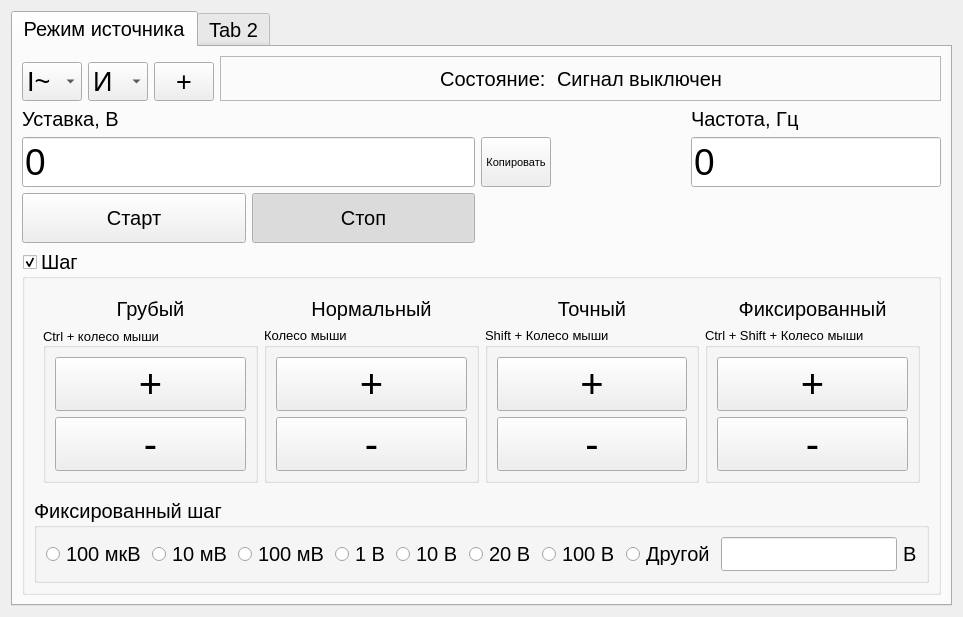
<?xml version="1.0" encoding="UTF-8"?>
<ui version="4.0">
 <class>MainForm</class>
 <widget class="QWidget" name="MainForm">
  <property name="geometry">
   <rect>
    <x>0</x>
    <y>0</y>
    <width>824</width>
    <height>602</height>
   </rect>
  </property>
  <property name="sizePolicy">
   <sizepolicy hsizetype="Preferred" vsizetype="Fixed">
    <horstretch>0</horstretch>
    <verstretch>0</verstretch>
   </sizepolicy>
  </property>
  <property name="windowTitle">
   <string>N4-24 ПК</string>
  </property>
  <property name="styleSheet">
   <string notr="true"/>
  </property>
  <layout class="QGridLayout" name="gridLayout_2">
   <property name="sizeConstraint">
    <enum>QLayout::SetFixedSize</enum>
   </property>
   <item row="0" column="0">
    <widget class="QTabWidget" name="tabWidget">
     <property name="sizePolicy">
      <sizepolicy hsizetype="Expanding" vsizetype="Fixed">
       <horstretch>0</horstretch>
       <verstretch>0</verstretch>
      </sizepolicy>
     </property>
     <property name="font">
      <font>
       <pointsize>15</pointsize>
      </font>
     </property>
     <property name="currentIndex">
      <number>0</number>
     </property>
     <widget class="QWidget" name="tab">
      <attribute name="title">
       <string>Режим источника</string>
      </attribute>
      <layout class="QVBoxLayout" name="verticalLayout">
       <item>
        <layout class="QGridLayout" name="gridLayout">
         <item row="3" column="0" colspan="3">
          <widget class="QLineEdit" name="lineEdit_2">
           <property name="sizePolicy">
            <sizepolicy hsizetype="Preferred" vsizetype="Fixed">
             <horstretch>0</horstretch>
             <verstretch>0</verstretch>
            </sizepolicy>
           </property>
           <property name="minimumSize">
            <size>
             <width>0</width>
             <height>0</height>
            </size>
           </property>
           <property name="maximumSize">
            <size>
             <width>16777215</width>
             <height>16777215</height>
            </size>
           </property>
           <property name="font">
            <font>
             <pointsize>28</pointsize>
            </font>
           </property>
           <property name="text">
            <string>0</string>
           </property>
           <property name="maxLength">
            <number>20</number>
           </property>
           <property name="clearButtonEnabled">
            <bool>false</bool>
           </property>
          </widget>
         </item>
         <item row="3" column="5">
          <widget class="QLineEdit" name="lineEdit_3">
           <property name="sizePolicy">
            <sizepolicy hsizetype="Maximum" vsizetype="Fixed">
             <horstretch>0</horstretch>
             <verstretch>0</verstretch>
            </sizepolicy>
           </property>
           <property name="minimumSize">
            <size>
             <width>0</width>
             <height>0</height>
            </size>
           </property>
           <property name="maximumSize">
            <size>
             <width>250</width>
             <height>16777215</height>
            </size>
           </property>
           <property name="font">
            <font>
             <pointsize>28</pointsize>
            </font>
           </property>
           <property name="text">
            <string>0</string>
           </property>
           <property name="maxLength">
            <number>20</number>
           </property>
           <property name="echoMode">
            <enum>QLineEdit::Normal</enum>
           </property>
           <property name="alignment">
            <set>Qt::AlignLeading|Qt::AlignLeft|Qt::AlignVCenter</set>
           </property>
           <property name="cursorMoveStyle">
            <enum>Qt::LogicalMoveStyle</enum>
           </property>
           <property name="clearButtonEnabled">
            <bool>false</bool>
           </property>
          </widget>
         </item>
         <item row="2" column="5">
          <widget class="QLabel" name="label_10">
           <property name="font">
            <font>
             <pointsize>15</pointsize>
            </font>
           </property>
           <property name="text">
            <string>Частота, Гц</string>
           </property>
          </widget>
         </item>
         <item row="4" column="0" colspan="3">
          <layout class="QHBoxLayout" name="horizontalLayout_4">
           <item>
            <widget class="QPushButton" name="pushButton_19">
             <property name="minimumSize">
              <size>
               <width>0</width>
               <height>50</height>
              </size>
             </property>
             <property name="font">
              <font>
               <pointsize>15</pointsize>
              </font>
             </property>
             <property name="text">
              <string>Старт</string>
             </property>
             <property name="checkable">
              <bool>true</bool>
             </property>
             <property name="autoExclusive">
              <bool>true</bool>
             </property>
            </widget>
           </item>
           <item>
            <widget class="QPushButton" name="pushButton_20">
             <property name="minimumSize">
              <size>
               <width>0</width>
               <height>50</height>
              </size>
             </property>
             <property name="font">
              <font>
               <pointsize>15</pointsize>
              </font>
             </property>
             <property name="text">
              <string>Стоп</string>
             </property>
             <property name="checkable">
              <bool>true</bool>
             </property>
             <property name="checked">
              <bool>true</bool>
             </property>
             <property name="autoExclusive">
              <bool>true</bool>
             </property>
            </widget>
           </item>
          </layout>
         </item>
         <item row="1" column="0">
          <layout class="QHBoxLayout" name="horizontalLayout_5">
           <item>
            <widget class="QComboBox" name="comboBox_2">
             <property name="sizePolicy">
              <sizepolicy hsizetype="Minimum" vsizetype="Fixed">
               <horstretch>0</horstretch>
               <verstretch>0</verstretch>
              </sizepolicy>
             </property>
             <property name="minimumSize">
              <size>
               <width>60</width>
               <height>0</height>
              </size>
             </property>
             <property name="maximumSize">
              <size>
               <width>60</width>
               <height>16777215</height>
              </size>
             </property>
             <property name="font">
              <font>
               <pointsize>20</pointsize>
              </font>
             </property>
             <property name="focusPolicy">
              <enum>Qt::WheelFocus</enum>
             </property>
             <property name="sizeAdjustPolicy">
              <enum>QComboBox::AdjustToContentsOnFirstShow</enum>
             </property>
             <item>
              <property name="text">
               <string>I~</string>
              </property>
             </item>
             <item>
              <property name="text">
               <string>U~</string>
              </property>
             </item>
             <item>
              <property name="text">
               <string>I=</string>
              </property>
             </item>
             <item>
              <property name="text">
               <string>U=</string>
              </property>
             </item>
            </widget>
           </item>
           <item>
            <widget class="QComboBox" name="comboBox">
             <property name="sizePolicy">
              <sizepolicy hsizetype="Minimum" vsizetype="Fixed">
               <horstretch>0</horstretch>
               <verstretch>0</verstretch>
              </sizepolicy>
             </property>
             <property name="minimumSize">
              <size>
               <width>60</width>
               <height>0</height>
              </size>
             </property>
             <property name="maximumSize">
              <size>
               <width>60</width>
               <height>16777215</height>
              </size>
             </property>
             <property name="font">
              <font>
               <pointsize>20</pointsize>
              </font>
             </property>
             <item>
              <property name="text">
               <string>И</string>
              </property>
             </item>
             <item>
              <property name="text">
               <string>Ф</string>
              </property>
             </item>
             <item>
              <property name="text">
               <string>Р</string>
              </property>
             </item>
            </widget>
           </item>
           <item>
            <widget class="QPushButton" name="pushButton">
             <property name="sizePolicy">
              <sizepolicy hsizetype="Minimum" vsizetype="Fixed">
               <horstretch>0</horstretch>
               <verstretch>0</verstretch>
              </sizepolicy>
             </property>
             <property name="minimumSize">
              <size>
               <width>60</width>
               <height>0</height>
              </size>
             </property>
             <property name="maximumSize">
              <size>
               <width>60</width>
               <height>16777215</height>
              </size>
             </property>
             <property name="font">
              <font>
               <pointsize>20</pointsize>
              </font>
             </property>
             <property name="text">
              <string>+</string>
             </property>
             <property name="checkable">
              <bool>true</bool>
             </property>
             <property name="checked">
              <bool>false</bool>
             </property>
             <property name="flat">
              <bool>false</bool>
             </property>
            </widget>
           </item>
          </layout>
         </item>
         <item row="2" column="0" colspan="3">
          <widget class="QLabel" name="label_9">
           <property name="font">
            <font>
             <pointsize>15</pointsize>
            </font>
           </property>
           <property name="text">
            <string>Уставка, В</string>
           </property>
          </widget>
         </item>
         <item row="3" column="3">
          <widget class="QPushButton" name="pushButton_18">
           <property name="sizePolicy">
            <sizepolicy hsizetype="Maximum" vsizetype="Maximum">
             <horstretch>0</horstretch>
             <verstretch>0</verstretch>
            </sizepolicy>
           </property>
           <property name="maximumSize">
            <size>
             <width>70</width>
             <height>50</height>
            </size>
           </property>
           <property name="font">
            <font>
             <pointsize>8</pointsize>
            </font>
           </property>
           <property name="text">
            <string>Копировать</string>
           </property>
          </widget>
         </item>
         <item row="0" column="1" rowspan="2" colspan="5">
          <widget class="QFrame" name="frame_2">
           <property name="frameShape">
            <enum>QFrame::StyledPanel</enum>
           </property>
           <property name="frameShadow">
            <enum>QFrame::Plain</enum>
           </property>
           <layout class="QHBoxLayout" name="horizontalLayout_3">
            <item>
             <spacer name="horizontalSpacer_5">
              <property name="orientation">
               <enum>Qt::Horizontal</enum>
              </property>
              <property name="sizeHint" stdset="0">
               <size>
                <width>40</width>
                <height>20</height>
               </size>
              </property>
             </spacer>
            </item>
            <item>
             <widget class="QLabel" name="label_14">
              <property name="sizePolicy">
               <sizepolicy hsizetype="Maximum" vsizetype="Preferred">
                <horstretch>0</horstretch>
                <verstretch>0</verstretch>
               </sizepolicy>
              </property>
              <property name="font">
               <font>
                <pointsize>15</pointsize>
               </font>
              </property>
              <property name="text">
               <string>Состояние: </string>
              </property>
              <property name="alignment">
               <set>Qt::AlignRight|Qt::AlignTrailing|Qt::AlignVCenter</set>
              </property>
             </widget>
            </item>
            <item>
             <widget class="QLabel" name="label_15">
              <property name="sizePolicy">
               <sizepolicy hsizetype="Maximum" vsizetype="Preferred">
                <horstretch>0</horstretch>
                <verstretch>0</verstretch>
               </sizepolicy>
              </property>
              <property name="font">
               <font>
                <pointsize>15</pointsize>
               </font>
              </property>
              <property name="text">
               <string>Сигнал выключен</string>
              </property>
             </widget>
            </item>
            <item>
             <spacer name="horizontalSpacer_6">
              <property name="orientation">
               <enum>Qt::Horizontal</enum>
              </property>
              <property name="sizeHint" stdset="0">
               <size>
                <width>40</width>
                <height>20</height>
               </size>
              </property>
             </spacer>
            </item>
           </layout>
          </widget>
         </item>
         <item row="3" column="4">
          <spacer name="horizontalSpacer_2">
           <property name="font">
            <font>
             <pointsize>15</pointsize>
            </font>
           </property>
           <property name="orientation">
            <enum>Qt::Horizontal</enum>
           </property>
           <property name="sizeType">
            <enum>QSizePolicy::Fixed</enum>
           </property>
           <property name="sizeHint" stdset="0">
            <size>
             <width>40</width>
             <height>20</height>
            </size>
           </property>
          </spacer>
         </item>
        </layout>
       </item>
       <item>
        <widget class="QGroupBox" name="groupBox">
         <property name="minimumSize">
          <size>
           <width>0</width>
           <height>0</height>
          </size>
         </property>
         <property name="font">
          <font>
           <pointsize>15</pointsize>
          </font>
         </property>
         <property name="title">
          <string>Шаг</string>
         </property>
         <property name="checkable">
          <bool>true</bool>
         </property>
         <property name="checked">
          <bool>true</bool>
         </property>
         <layout class="QGridLayout" name="gridLayout_5">
          <item row="1" column="0">
           <widget class="QGroupBox" name="horizontalGroupBox">
            <property name="minimumSize">
             <size>
              <width>0</width>
              <height>0</height>
             </size>
            </property>
            <property name="title">
             <string>Фиксированный шаг</string>
            </property>
            <layout class="QHBoxLayout" name="horizontalLayout">
             <property name="sizeConstraint">
              <enum>QLayout::SetDefaultConstraint</enum>
             </property>
             <item>
              <widget class="QRadioButton" name="radioButton_11">
               <property name="sizePolicy">
                <sizepolicy hsizetype="Minimum" vsizetype="Expanding">
                 <horstretch>0</horstretch>
                 <verstretch>0</verstretch>
                </sizepolicy>
               </property>
               <property name="minimumSize">
                <size>
                 <width>0</width>
                 <height>0</height>
                </size>
               </property>
               <property name="font">
                <font>
                 <pointsize>15</pointsize>
                </font>
               </property>
               <property name="text">
                <string>100 мкВ</string>
               </property>
               <property name="checkable">
                <bool>true</bool>
               </property>
               <property name="autoExclusive">
                <bool>true</bool>
               </property>
              </widget>
             </item>
             <item>
              <widget class="QRadioButton" name="radioButton_16">
               <property name="sizePolicy">
                <sizepolicy hsizetype="Minimum" vsizetype="Expanding">
                 <horstretch>0</horstretch>
                 <verstretch>0</verstretch>
                </sizepolicy>
               </property>
               <property name="minimumSize">
                <size>
                 <width>0</width>
                 <height>0</height>
                </size>
               </property>
               <property name="font">
                <font>
                 <pointsize>15</pointsize>
                </font>
               </property>
               <property name="text">
                <string>10 мВ</string>
               </property>
               <property name="checkable">
                <bool>true</bool>
               </property>
               <property name="autoExclusive">
                <bool>true</bool>
               </property>
              </widget>
             </item>
             <item>
              <widget class="QRadioButton" name="radioButton_15">
               <property name="sizePolicy">
                <sizepolicy hsizetype="Minimum" vsizetype="Expanding">
                 <horstretch>0</horstretch>
                 <verstretch>0</verstretch>
                </sizepolicy>
               </property>
               <property name="minimumSize">
                <size>
                 <width>0</width>
                 <height>0</height>
                </size>
               </property>
               <property name="font">
                <font>
                 <pointsize>15</pointsize>
                </font>
               </property>
               <property name="text">
                <string>100 мВ</string>
               </property>
               <property name="checkable">
                <bool>true</bool>
               </property>
               <property name="autoExclusive">
                <bool>true</bool>
               </property>
              </widget>
             </item>
             <item>
              <widget class="QRadioButton" name="radioButton_14">
               <property name="sizePolicy">
                <sizepolicy hsizetype="Minimum" vsizetype="Expanding">
                 <horstretch>0</horstretch>
                 <verstretch>0</verstretch>
                </sizepolicy>
               </property>
               <property name="minimumSize">
                <size>
                 <width>0</width>
                 <height>0</height>
                </size>
               </property>
               <property name="font">
                <font>
                 <pointsize>15</pointsize>
                </font>
               </property>
               <property name="text">
                <string>1 В</string>
               </property>
               <property name="checkable">
                <bool>true</bool>
               </property>
               <property name="autoExclusive">
                <bool>true</bool>
               </property>
              </widget>
             </item>
             <item>
              <widget class="QRadioButton" name="radioButton_13">
               <property name="sizePolicy">
                <sizepolicy hsizetype="Minimum" vsizetype="Expanding">
                 <horstretch>0</horstretch>
                 <verstretch>0</verstretch>
                </sizepolicy>
               </property>
               <property name="minimumSize">
                <size>
                 <width>0</width>
                 <height>0</height>
                </size>
               </property>
               <property name="font">
                <font>
                 <pointsize>15</pointsize>
                </font>
               </property>
               <property name="text">
                <string>10 В</string>
               </property>
               <property name="checkable">
                <bool>true</bool>
               </property>
               <property name="autoExclusive">
                <bool>true</bool>
               </property>
              </widget>
             </item>
             <item>
              <widget class="QRadioButton" name="radioButton_12">
               <property name="sizePolicy">
                <sizepolicy hsizetype="Minimum" vsizetype="Expanding">
                 <horstretch>0</horstretch>
                 <verstretch>0</verstretch>
                </sizepolicy>
               </property>
               <property name="minimumSize">
                <size>
                 <width>0</width>
                 <height>0</height>
                </size>
               </property>
               <property name="font">
                <font>
                 <pointsize>15</pointsize>
                </font>
               </property>
               <property name="text">
                <string>20 В</string>
               </property>
               <property name="checkable">
                <bool>true</bool>
               </property>
               <property name="autoExclusive">
                <bool>true</bool>
               </property>
              </widget>
             </item>
             <item>
              <widget class="QRadioButton" name="radioButton_10">
               <property name="sizePolicy">
                <sizepolicy hsizetype="Minimum" vsizetype="Expanding">
                 <horstretch>0</horstretch>
                 <verstretch>0</verstretch>
                </sizepolicy>
               </property>
               <property name="minimumSize">
                <size>
                 <width>0</width>
                 <height>0</height>
                </size>
               </property>
               <property name="font">
                <font>
                 <pointsize>15</pointsize>
                </font>
               </property>
               <property name="text">
                <string>100 В</string>
               </property>
               <property name="checkable">
                <bool>true</bool>
               </property>
               <property name="autoExclusive">
                <bool>true</bool>
               </property>
              </widget>
             </item>
             <item>
              <widget class="QRadioButton" name="radioButton_17">
               <property name="sizePolicy">
                <sizepolicy hsizetype="Minimum" vsizetype="Expanding">
                 <horstretch>0</horstretch>
                 <verstretch>0</verstretch>
                </sizepolicy>
               </property>
               <property name="minimumSize">
                <size>
                 <width>0</width>
                 <height>0</height>
                </size>
               </property>
               <property name="font">
                <font>
                 <pointsize>15</pointsize>
                </font>
               </property>
               <property name="text">
                <string>Другой</string>
               </property>
               <property name="checkable">
                <bool>true</bool>
               </property>
               <property name="autoExclusive">
                <bool>true</bool>
               </property>
              </widget>
             </item>
             <item>
              <widget class="QLineEdit" name="lineEdit">
               <property name="sizePolicy">
                <sizepolicy hsizetype="Expanding" vsizetype="Expanding">
                 <horstretch>0</horstretch>
                 <verstretch>0</verstretch>
                </sizepolicy>
               </property>
               <property name="minimumSize">
                <size>
                 <width>76</width>
                 <height>0</height>
                </size>
               </property>
               <property name="font">
                <font>
                 <pointsize>15</pointsize>
                </font>
               </property>
              </widget>
             </item>
             <item>
              <widget class="QLabel" name="label_8">
               <property name="minimumSize">
                <size>
                 <width>12</width>
                 <height>0</height>
                </size>
               </property>
               <property name="font">
                <font>
                 <pointsize>15</pointsize>
                </font>
               </property>
               <property name="text">
                <string>В</string>
               </property>
              </widget>
             </item>
            </layout>
           </widget>
          </item>
          <item row="0" column="0">
           <widget class="QFrame" name="frame">
            <property name="minimumSize">
             <size>
              <width>0</width>
              <height>0</height>
             </size>
            </property>
            <property name="frameShape">
             <enum>QFrame::NoFrame</enum>
            </property>
            <property name="frameShadow">
             <enum>QFrame::Raised</enum>
            </property>
            <property name="lineWidth">
             <number>0</number>
            </property>
            <layout class="QGridLayout" name="gridLayout_4">
             <item row="1" column="1">
              <widget class="QLabel" name="label_5">
               <property name="minimumSize">
                <size>
                 <width>0</width>
                 <height>0</height>
                </size>
               </property>
               <property name="font">
                <font>
                 <pointsize>15</pointsize>
                </font>
               </property>
               <property name="text">
                <string>Нормальный</string>
               </property>
               <property name="alignment">
                <set>Qt::AlignCenter</set>
               </property>
              </widget>
             </item>
             <item row="2" column="0">
              <widget class="QGroupBox" name="groupBox_2">
               <property name="minimumSize">
                <size>
                 <width>0</width>
                 <height>0</height>
                </size>
               </property>
               <property name="font">
                <font>
                 <pointsize>10</pointsize>
                </font>
               </property>
               <property name="title">
                <string>Ctrl + колесо мыши</string>
               </property>
               <property name="alignment">
                <set>Qt::AlignLeading|Qt::AlignLeft|Qt::AlignVCenter</set>
               </property>
               <property name="checkable">
                <bool>false</bool>
               </property>
               <layout class="QVBoxLayout" name="verticalLayout_7">
                <item>
                 <widget class="QPushButton" name="pushButton_2">
                  <property name="sizePolicy">
                   <sizepolicy hsizetype="Preferred" vsizetype="Preferred">
                    <horstretch>0</horstretch>
                    <verstretch>0</verstretch>
                   </sizepolicy>
                  </property>
                  <property name="minimumSize">
                   <size>
                    <width>0</width>
                    <height>0</height>
                   </size>
                  </property>
                  <property name="font">
                   <font>
                    <pointsize>30</pointsize>
                   </font>
                  </property>
                  <property name="text">
                   <string>+</string>
                  </property>
                 </widget>
                </item>
                <item>
                 <widget class="QPushButton" name="pushButton_3">
                  <property name="sizePolicy">
                   <sizepolicy hsizetype="Preferred" vsizetype="Preferred">
                    <horstretch>0</horstretch>
                    <verstretch>0</verstretch>
                   </sizepolicy>
                  </property>
                  <property name="minimumSize">
                   <size>
                    <width>0</width>
                    <height>0</height>
                   </size>
                  </property>
                  <property name="font">
                   <font>
                    <pointsize>30</pointsize>
                   </font>
                  </property>
                  <property name="text">
                   <string>-</string>
                  </property>
                 </widget>
                </item>
               </layout>
              </widget>
             </item>
             <item row="2" column="2">
              <widget class="QGroupBox" name="groupBox_4">
               <property name="minimumSize">
                <size>
                 <width>0</width>
                 <height>0</height>
                </size>
               </property>
               <property name="font">
                <font>
                 <pointsize>10</pointsize>
                </font>
               </property>
               <property name="title">
                <string>Shift + Колесо мыши</string>
               </property>
               <layout class="QVBoxLayout" name="verticalLayout_4">
                <item>
                 <widget class="QPushButton" name="pushButton_6">
                  <property name="sizePolicy">
                   <sizepolicy hsizetype="Preferred" vsizetype="Preferred">
                    <horstretch>0</horstretch>
                    <verstretch>0</verstretch>
                   </sizepolicy>
                  </property>
                  <property name="minimumSize">
                   <size>
                    <width>0</width>
                    <height>0</height>
                   </size>
                  </property>
                  <property name="font">
                   <font>
                    <pointsize>30</pointsize>
                   </font>
                  </property>
                  <property name="text">
                   <string>+</string>
                  </property>
                 </widget>
                </item>
                <item>
                 <widget class="QPushButton" name="pushButton_7">
                  <property name="sizePolicy">
                   <sizepolicy hsizetype="Preferred" vsizetype="Preferred">
                    <horstretch>0</horstretch>
                    <verstretch>0</verstretch>
                   </sizepolicy>
                  </property>
                  <property name="minimumSize">
                   <size>
                    <width>0</width>
                    <height>0</height>
                   </size>
                  </property>
                  <property name="font">
                   <font>
                    <pointsize>30</pointsize>
                   </font>
                  </property>
                  <property name="text">
                   <string>-</string>
                  </property>
                 </widget>
                </item>
               </layout>
              </widget>
             </item>
             <item row="1" column="0">
              <widget class="QLabel" name="label_4">
               <property name="minimumSize">
                <size>
                 <width>0</width>
                 <height>0</height>
                </size>
               </property>
               <property name="font">
                <font>
                 <pointsize>15</pointsize>
                </font>
               </property>
               <property name="text">
                <string>Грубый</string>
               </property>
               <property name="alignment">
                <set>Qt::AlignCenter</set>
               </property>
              </widget>
             </item>
             <item row="2" column="1">
              <widget class="QGroupBox" name="groupBox_3">
               <property name="minimumSize">
                <size>
                 <width>0</width>
                 <height>0</height>
                </size>
               </property>
               <property name="font">
                <font>
                 <pointsize>10</pointsize>
                </font>
               </property>
               <property name="title">
                <string>Колесо мыши</string>
               </property>
               <layout class="QVBoxLayout" name="verticalLayout_3">
                <item>
                 <widget class="QPushButton" name="pushButton_4">
                  <property name="sizePolicy">
                   <sizepolicy hsizetype="Preferred" vsizetype="Preferred">
                    <horstretch>0</horstretch>
                    <verstretch>0</verstretch>
                   </sizepolicy>
                  </property>
                  <property name="minimumSize">
                   <size>
                    <width>0</width>
                    <height>0</height>
                   </size>
                  </property>
                  <property name="font">
                   <font>
                    <pointsize>30</pointsize>
                   </font>
                  </property>
                  <property name="text">
                   <string>+</string>
                  </property>
                 </widget>
                </item>
                <item>
                 <widget class="QPushButton" name="pushButton_5">
                  <property name="sizePolicy">
                   <sizepolicy hsizetype="Preferred" vsizetype="Preferred">
                    <horstretch>0</horstretch>
                    <verstretch>0</verstretch>
                   </sizepolicy>
                  </property>
                  <property name="minimumSize">
                   <size>
                    <width>0</width>
                    <height>0</height>
                   </size>
                  </property>
                  <property name="font">
                   <font>
                    <pointsize>30</pointsize>
                   </font>
                  </property>
                  <property name="text">
                   <string>-</string>
                  </property>
                 </widget>
                </item>
               </layout>
              </widget>
             </item>
             <item row="1" column="3">
              <widget class="QLabel" name="label_7">
               <property name="minimumSize">
                <size>
                 <width>0</width>
                 <height>0</height>
                </size>
               </property>
               <property name="font">
                <font>
                 <pointsize>15</pointsize>
                </font>
               </property>
               <property name="text">
                <string>Фиксированный</string>
               </property>
               <property name="alignment">
                <set>Qt::AlignCenter</set>
               </property>
              </widget>
             </item>
             <item row="1" column="2">
              <widget class="QLabel" name="label_6">
               <property name="minimumSize">
                <size>
                 <width>0</width>
                 <height>0</height>
                </size>
               </property>
               <property name="font">
                <font>
                 <pointsize>15</pointsize>
                </font>
               </property>
               <property name="text">
                <string>Точный</string>
               </property>
               <property name="alignment">
                <set>Qt::AlignCenter</set>
               </property>
              </widget>
             </item>
             <item row="2" column="3">
              <widget class="QGroupBox" name="groupBox_5">
               <property name="minimumSize">
                <size>
                 <width>0</width>
                 <height>0</height>
                </size>
               </property>
               <property name="font">
                <font>
                 <pointsize>10</pointsize>
                </font>
               </property>
               <property name="title">
                <string>Ctrl + Shift + Колесо мыши</string>
               </property>
               <layout class="QVBoxLayout" name="verticalLayout_5">
                <item>
                 <widget class="QPushButton" name="pushButton_8">
                  <property name="sizePolicy">
                   <sizepolicy hsizetype="Preferred" vsizetype="Preferred">
                    <horstretch>0</horstretch>
                    <verstretch>0</verstretch>
                   </sizepolicy>
                  </property>
                  <property name="minimumSize">
                   <size>
                    <width>0</width>
                    <height>0</height>
                   </size>
                  </property>
                  <property name="font">
                   <font>
                    <pointsize>30</pointsize>
                   </font>
                  </property>
                  <property name="text">
                   <string>+</string>
                  </property>
                 </widget>
                </item>
                <item>
                 <widget class="QPushButton" name="pushButton_9">
                  <property name="sizePolicy">
                   <sizepolicy hsizetype="Preferred" vsizetype="Preferred">
                    <horstretch>0</horstretch>
                    <verstretch>0</verstretch>
                   </sizepolicy>
                  </property>
                  <property name="minimumSize">
                   <size>
                    <width>0</width>
                    <height>0</height>
                   </size>
                  </property>
                  <property name="font">
                   <font>
                    <pointsize>30</pointsize>
                   </font>
                  </property>
                  <property name="text">
                   <string>-</string>
                  </property>
                 </widget>
                </item>
               </layout>
              </widget>
             </item>
            </layout>
           </widget>
          </item>
         </layout>
        </widget>
       </item>
      </layout>
     </widget>
     <widget class="QWidget" name="tab_2">
      <attribute name="title">
       <string>Tab 2</string>
      </attribute>
     </widget>
    </widget>
   </item>
  </layout>
 </widget>
 <resources/>
 <connections>
  <connection>
   <sender>groupBox</sender>
   <signal>clicked(bool)</signal>
   <receiver>frame</receiver>
   <slot>setVisible(bool)</slot>
   <hints>
    <hint type="sourcelabel">
     <x>72</x>
     <y>235</y>
    </hint>
    <hint type="destinationlabel">
     <x>209</x>
     <y>259</y>
    </hint>
   </hints>
  </connection>
 </connections>
 <designerdata>
  <property name="gridDeltaX">
   <number>10</number>
  </property>
  <property name="gridDeltaY">
   <number>10</number>
  </property>
  <property name="gridSnapX">
   <bool>true</bool>
  </property>
  <property name="gridSnapY">
   <bool>true</bool>
  </property>
  <property name="gridVisible">
   <bool>true</bool>
  </property>
 </designerdata>
</ui>
